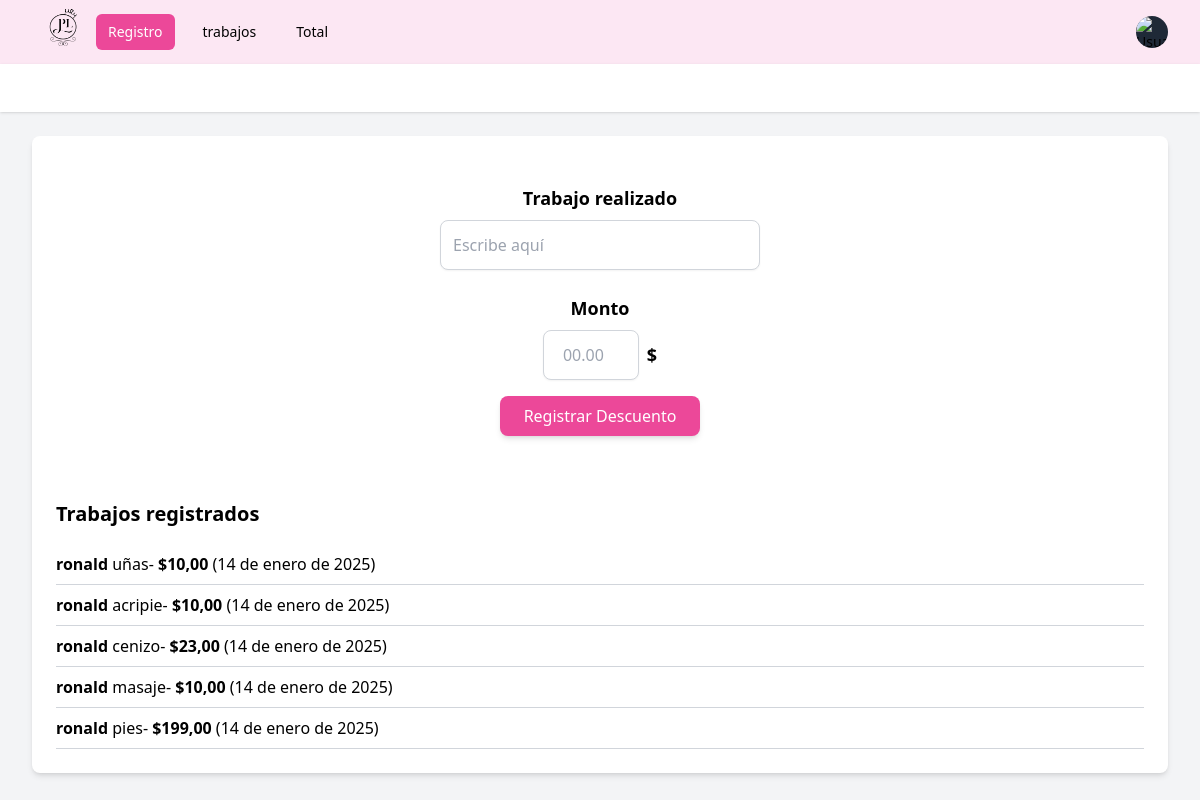
/home/ (signed in), run on an earlier commit of the app's database.
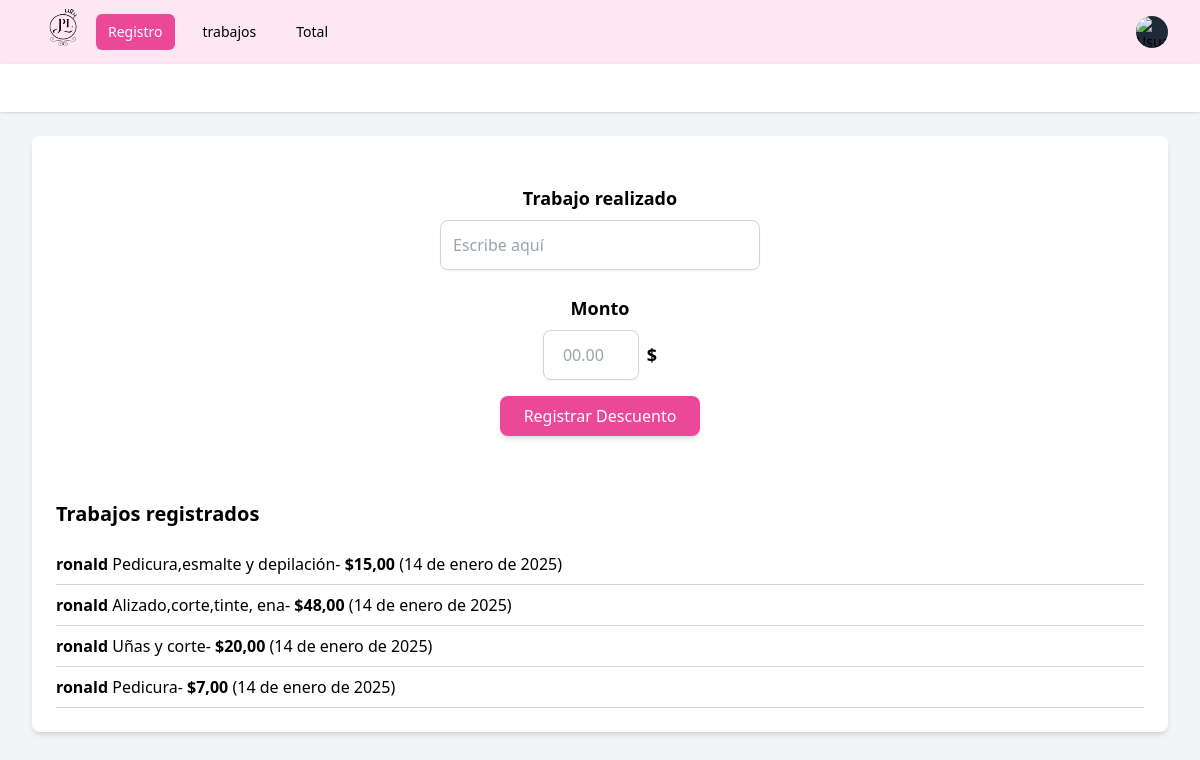
And on a later commit of the database.
### users/models.py (models this page shows, shortened)
class Trabajo(models.Model):
    usuario= models.ForeignKey(User, on_delete=models.CASCADE) #relacion con el usario
    trabajo=models.CharField(max_length=255)#campo de trabajo
    monto=models.DecimalField(max_digits=10, decimal_places=2)
    fecha_registro= models.DateField(auto_now_add=True)

### users/views.py (the view)
# urls.py: 2. Add a URL to urlpatterns:  path('', views.home, name='home')
@login_required
def home(request):
    if request.method == 'POST':
        form = TrabajoForm(request.POST)
        if form.is_valid():
            trabajo = form.save(commit=False)
            trabajo.usuario = request.user  # Asociar el trabajo con el usuario actual
            trabajo.save()
            messages.success(request, 'Trabajo registrado exitosamente.')
            return redirect('home')  # Redirigir a la misma página después de guardar
        else:
            messages.error(request, 'Hubo un error al registrar el trabajo.')
    else:
        form = TrabajoForm()
        trabajos = Trabajo.objects.filter(usuario=request.user).order_by('-fecha_registro')#esto solo en caso de filtrar
    return render(request, 'home.html', {'form': form, 'trabajos': trabajos})

### users/forms.py
class TrabajoForm(forms.ModelForm):
    class Meta:
            model=Trabajo
            fields=['trabajo','monto']
            widgets = {
                'trabajo': forms.TextInput(attrs={
                    'class': 'w-full max-w-xs rounded-lg border border-gray-300 p-3 shadow-sm mb-6',
                    'placeholder': 'Escribe aquí',
                }),
                'monto': forms.TextInput(attrs={
                    'class': 'w-24 ml-6 rounded-lg border border-gray-300 p-3 shadow-sm text-center',
                    'placeholder': '00.00',
                }),
            }
            labels = {
            'trabajo': 'Trabajo realizado',
            'monto': 'Monto',
            }

### theme/templates/home.html (shortened to what this page needs)
{% extends 'base.html' %}
{% block content %}
<div class="mx-auto max-w-7xl px-4 py-6 sm:px-6 lg:px-8">
    <div class="bg-white p-6 rounded-lg shadow-md">
        <form method="post" class="flex flex-col items-center py-6">
            <label for="trabajo" class="text-lg font-semibold mb-2 text-center">Trabajo realizado</label>
            <input type="text" name="trabajo" id="trabajo" placeholder="Escribe aquí"
                   class="w-full max-w-xs rounded-lg border border-gray-300 p-3 shadow-sm mb-6" required>
            <label for="monto" class="text-lg font-semibold mb-2 text-center">Monto</label>
            <div class="flex items-center space-x-2 justify-center">
                <input type="number" step="0.01" name="monto" id="monto" placeholder="00.00"
                       class="w-24 rounded-lg border border-gray-300 p-3 shadow-sm text-center" required>
                <span class="text-lg font-bold">$</span>
            </div>
            <button type="submit" class="mt-4 px-6 py-2 bg-pink-500 text-white rounded-lg shadow-md hover:bg-pink-600">
                Registrar Descuento
            </button>
        </form>
        <div class="mt-10">
            <h2 class="text-xl font-bold mb-4">Trabajos registrados</h2>
            <ul>
                {% for trabajo in trabajos %}
                    <li class="border-b border-gray-300 py-2">
                        <strong>{{ trabajo.usuario }}</strong> {{ trabajo.trabajo }}-<strong> ${{ trabajo.monto }}</strong> ({{ trabajo.fecha_registro }})
                    </li>
                {% empty %}
                    <p>No hay trabajos registrados.</p>
                {% endfor %}
            </ul>
        </div>
    </div>
</div>
{% endblock %}

### theme/templates/base.html (shortened to what this page needs)
{% load static tailwind_tags %}
<!DOCTYPE html>
<html lang="en" class="h-full bg-gray-100">
<head>
    <script src="https://cdn.tailwindcss.com"></script>
    {% tailwind_css %}
</head>
<body class="h-full">
<div class="min-h-full">
    <nav class="bg-pink-100">
        <div class="mx-auto max-w-7xl px-4 sm:px-6 lg:px-8">
            <div class="flex h-16 items-center justify-between">
                <div class="flex items-center">
                    <img class="h-15 w-16" src="{% static 'images/logo.png' %}" alt="PL Salon">
                </div>
                <div class="flex-1 flex items-center justify-start space-x-4">
					<a href="/home/" class="rounded-md px-3 py-2 text-sm font-medium
						{% if request.path == '/home/' %} bg-pink-500 text-white {% else %} text-black hover:bg-rose-300 hover:text-black {% endif %}">
						Registro
					</a>
					<a href="/jobs/" class="rounded-md px-3 py-2 text-sm font-medium
						{% if request.path == '/jobs/' %} bg-pink-500 text-white {% else %} text-black hover:bg-rose-300 hover:text-black {% endif %}">
						trabajos
					</a>
					<a href="/total/" class="rounded-md px-3 py-2 text-sm font-medium
						{% if request.path == '/total/' %} bg-pink-500 text-white {% else %} text-black hover:bg-rose-300 hover:text-black {% endif %}">
						Total
					</a>
				</div>
                <div class="relative">
                    <button type="button" class="relative flex max-w-xs items-center rounded-full bg-gray-800 text-sm focus:outline-none focus:ring-2 focus:ring-white focus:ring-offset-2 focus:ring-offset-gray-800" id="user-menu-button" aria-expanded="false" aria-haspopup="true" onclick="toggleUserMenu()">
                        <img class="h-8 w-8 rounded-full" src="https://images.unsplash.com/photo-1472099645785-5658abf4ff4e?ixlib=rb-1.2.1&ixid=eyJhcHBfaWQiOjEyMDd9&auto=format&fit=facearea&facepad=2&w=256&h=256&q=80" alt="Usuario">
                    </button>
                </div>
            </div>
        </div>
    </nav>
    <header class="bg-white shadow">
        <div class="mx-auto max-w-7xl px-4 py-6 sm:px-6 lg:px-8 text-center">
        </div>
    </header>
    <main>
        {% block content %}{% endblock %}
    </main>
</div>
</body>
</html>

What changed in the data, as far as the page shows it:
removed Trabajo: usuario "ronald", trabajo "uñas", monto "10,00", fecha_registro "14 de enero de 2025"
removed Trabajo: usuario "ronald", trabajo "acripie", monto "10,00", fecha_registro "14 de enero de 2025"
removed Trabajo: usuario "ronald", trabajo "cenizo", monto "23,00", fecha_registro "14 de enero de 2025"
removed Trabajo: usuario "ronald", trabajo "masaje", monto "10,00", fecha_registro "14 de enero de 2025"
removed Trabajo: usuario "ronald", trabajo "pies", monto "199,00", fecha_registro "14 de enero de 2025"
added Trabajo: usuario "ronald", trabajo "Pedicura,esmalte y depilación", monto "15,00", fecha_registro "14 de enero de 2025"
added Trabajo: usuario "ronald", trabajo "Alizado,corte,tinte, ena", monto "48,00", fecha_registro "14 de enero de 2025"
added Trabajo: usuario "ronald", trabajo "Uñas y corte", monto "20,00", fecha_registro "14 de enero de 2025"
added Trabajo: usuario "ronald", trabajo "Pedicura", monto "7,00", fecha_registro "14 de enero de 2025"
